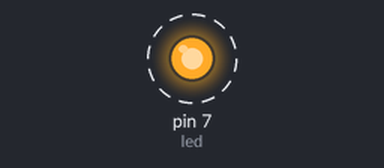
This sketch was run on a simulated Arduino Uno, built with avr-gcc and run on an emulated ATmega328P. On the bench: output pins drawn as LEDs (lit = HIGH). Dashed ring = blinking.

Above: at 0.7 s.
Timing chart, 0 to 4.0 s (numbered marks = the images above):
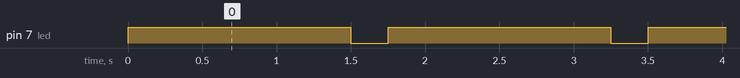

The sketch:

myFirstSketch.ino
```cpp
// Pin D7 has an LED connected on FLORA.
// give it a name:
int led = 7;

// the setup routine runs once when you press reset:
void setup() {
  // initialize the digital pin as an output.
  pinMode(led, OUTPUT);
}

// the loop routine runs over and over again forever:
void loop() {
  digitalWrite(led, HIGH);   // turn the LED on (HIGH is the voltage level)
  delay(1500);               // wait
  digitalWrite(led, LOW);    // turn the LED off by making the voltage LOW
  delay(250);                // wait
}
```

Measured:
- by itself, pin 7 (led): alternates HIGH for 1.5 s and LOW for 0.25 s
